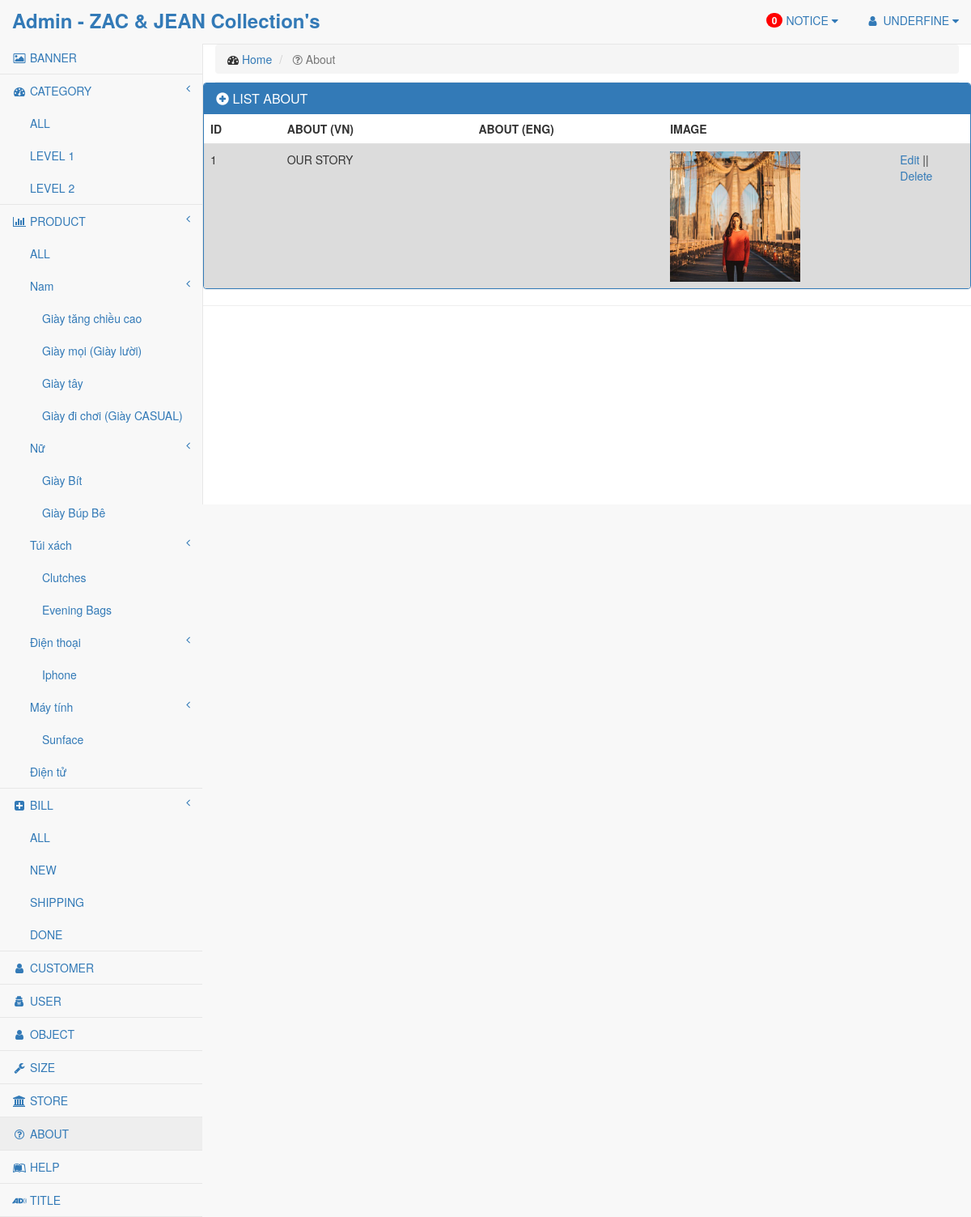
Screenshot of /admin/index.php?page=about with the database file from the repository.
### tables this page shows
CREATE TABLE `category` (
  `id_category` int(11) NOT NULL,
  `category` varchar(120) NOT NULL,
  `category_english` varchar(120) DEFAULT NULL,
  `image` varchar(120) NOT NULL,
  `is_display` int(11) NOT NULL,
  `level` int(11) NOT NULL
);

CREATE TABLE `about` (
  `id_about` int(11) NOT NULL,
  `about` varchar(120) NOT NULL,
  `about_english` varchar(120) DEFAULT NULL,
  `image` text NOT NULL,
  `content` text NOT NULL,
  `content_english` text
);

### admin/index.php (the view, shortened to what the rows shown need)
<?php
include_once("../server/connect.php");
include_once("../server/common.php");
if (isset($_GET['page'])) {
    $page = $_GET['page'];
}
?>
<!DOCTYPE html>
<html lang="en">
    <head>
        <link href="https://maxcdn.bootstrapcdn.com/bootstrap/3.3.7/css/bootstrap.min.css" rel="stylesheet">
        <link href="https://gitcdn.github.io/bootstrap-toggle/2.2.2/css/bootstrap-toggle.min.css" rel="stylesheet">
        <link href="https://cdnjs.cloudflare.com/ajax/libs/metisMenu/2.7.0/metisMenu.min.css" rel="stylesheet">
        <link rel="stylesheet" href="assets/css/style-page-admin.css">
        <link href="https://maxcdn.bootstrapcdn.com/font-awesome/4.7.0/css/font-awesome.min.css" rel="stylesheet">
    </head>
    <body>
            <div id="wrapper">
                <nav class="navbar navbar-default navbar-static-top" role="navigation" style="margin-bottom: 0">
                    <div class="navbar-default sidebar" role="navigation">
                        <div class="sidebar-nav navbar-collapse">
                            <ul class="nav" id="side-menu">
                                <li>
                                    <ul class="nav nav-second-level">
                                        <?php
                                        $data = selectData("category", "level = 0", "*");
                                        for ($i = 0; $i < count($data); $i++) {
                                            $data_sub = selectData("category", "level = '" . $data[$i][0] . "'", "*");
                                            ?>
                                            <li>
                                                <a href="#"><span <?php echo count($data_sub) > 0 ? 'class="fa arrow"' : ''; ?>></span><?php echo $data[$i][1]; ?></a>
                                                <ul class="nav nav-third-level">
                                                    <?php
                                                    for ($j = 0; $j < count($data_sub); $j++) {
                                                        ?>
                                                        <li>
                                                            <a href="?page=product&category=<?php echo $data_sub[$j][0]; ?>"><?php echo $data_sub[$j][1]; ?></a>
                                                        </li>
                                                        <?php
                                                    }
                                                    ?>
                                                </ul>
                                            </li>
                                            <?php
                                        }
                                        ?>
                                    </ul>
                                </li>
                            </ul>
                        </div>
                    </div>
                </nav>
                <div id="page-wrapper">
                    <?php
                    $array_page = array('category', 'product', 'user', 'customer', 'home', 'bill', 'object', 'size', 'banner', 'store', 'about', 'help', 'title', 'sql');
                    if (in_array($page, $array_page)) {
                        include("page/$page.php");
                    }
                    ?>
                </div>
            </div>
    </body>
</html>

### admin/page/about.php (shortened to what the rows shown need)
<div class="row">
    <?php
        if ($act == 'add') {
            $about = addslashes($_POST['dk-about']);
            $about_english = addslashes($_POST['dk-about-english']);
            $hinhanh = $_FILES['dk-image']['name'];
            $content = $_POST['dk-content'];
            $content_english = $_POST['dk-content-english'];
            if (isset($_POST['btn-plus'])) {
                if (!$about || !$content) {
                    $class_alert = "alert alert-danger";
                    $content_notice = "Please input fill info !";
                    modalInfo($class_alert, $content_notice);
                    ?>
                        <script>
                            $('#modalNotice').modal('show');
                            $(document).on('hide.bs.modal','#modalNotice', function () {
                                history.back();
                            });
                        </script>
                    <?php
                } else {
                    $type = pathinfo($_FILES['dk-image']['name'], PATHINFO_EXTENSION);
                    $typeFileAllow = array('png','jpg','jpeg', 'gif', 'png');
                    if ($hinhanh != NULL) {
                        if (in_array($type, $typeFileAllow)){
                            if ($_FILES['dk-image']['size'] > 1048576){
                                $class_alert = "alert alert-danger";
                                $content_notice = "File size > 1Mb !";
                                modalInfo($class_alert, $content_notice);
                                ?>
                                    <script>
                                        $('#modalNotice').modal('show');
                                    </script>
                                <?php
                            } else {
                                $path = "data/about/";
                                $tmp_name = $_FILES['dk-image']['tmp_name'];
                                $name = basename(md5($_FILES['dk-image']['name'].time()).".".$type);
                                $hinhanh = $path.$name;
                                move_uploaded_file($tmp_name,$hinhanh);
                                $insert_about = insertData("about", "about, about_english, image, content, content_english", "'".$about."','".$about_english."','".$hinhanh."','".$content."','".$content_english."'");
                                if ($insert_about) {
                                    $class_alert = "alert alert-success";
                                    $content_notice = "Done !";
                                    modalInfo($class_alert, $content_notice);
                                    ?>
                                        <script>
                                            $('#modalNotice').modal('show');
                                            $(document).on('hide.bs.modal','#modalNotice', function () {
                                                parent.location = "?page=about";
                                            });
                                        </script>
                                    <?php
                                } else {
                                    $class_alert = "alert alert-danger";
                                    $content_notice = "Add about fail !";
                                    modalInfo($class_alert, $content_notice);
                                    ?>
                                        <script>
                                            $('#modalNotice').modal('show');
                                            $(document).on('hide.bs.modal','#modalNotice', function () {
                                                history.back();
                                            });
                                        </script>
                                    <?php
                                }
                            }
                        } else {
                            $class_alert = "alert alert-danger";
                            $content_notice = "File not apply !";
                            modalInfo($class_alert, $content_notice);
                            ?>
                                <script>
                                    $('#modalNotice').modal('show');
                                </script>
                            <?php
                        }
                    }
                }
            }
            echo '
                <div class="panel panel-primary filterable">
                    <div class="panel-heading">
                        <h3 class="panel-title">ABOUT</h3>
                    </div>
                    <div>
                        <form role="form" method="POST" class="form-horizontal" enctype="multipart/form-data">
                            <div class="tab-pane info-register fade in active">
                                <div class="form-group">
                                    <label class="control-label col-sm-2" for="dk-about">About :</label>
                                    <div class="col-sm-4">
                                        <input type="text" class="form-control required" name="dk-about" placeholder="Vietnamese">
                                    </div>
                                    <div class="col-sm-4">
                                        <input type="text" class="form-control" name="dk-about-english" placeholder="English">
                                    </div>
                                </div>
                                <div class="form-group">
                                    <label class="control-label col-sm-2" for="dk-image">Image :</label>
                                    <div class="col-sm-6">
                                        <input type="file" name="dk-image" id="dk-image" />
                                    </div>
                                </div>
                                <div class="form-group">
                                    <label class="control-label col-sm-2" for="dk-content">Content (VN) :</label>
                                    <div class="col-sm-8">
                                        <textarea name="dk-content" style="height: 300px; "></textarea>
                                    </div>
                                </div>
                                <div class="form-group">
                                    <label class="control-label col-sm-2" for="dk-content-english">Content (ENG) :</label>
                                    <div class="col-sm-8">
                                        <textarea name="dk-content-english" style="height: 300px; "></textarea>
                                    </div>
                                </div>
                                <div class="form-group">
                                    <label class="control-label col-sm-2" for="dk-plus"></label>
                                    <div class="col-sm-5">
                                        <button type="submit" name="btn-plus" class="btn btn-primary">Save</button>
                                    </div>
                                </div>
                            </div>
                        </form>
                    </div>
                </div>
                <hr class="hr-no-margin">
            ';
        } else {
            ?>
            <div class="panel panel-primary filterable">
                <table class="table">
                    <thead>
                        <tr class="tr-title">
                            <th style="width: 10%">ID</th>
                            <th style="width: 25%">ABOUT (VN)</th>
                            <th style="width: 25%">ABOUT (ENG)</th>
                            <th style="width: 30%">IMAGE</th>
                            <th style="width: 10%"></th>
                        </tr>
                    </thead>
                    <tbody>
                        <?php
                            $data =  selectData("about", "1=1", "*");
                            for ($i = 0; $i < count($data); $i++) {
                                ?>
                                <tr class="<?php echo $i % 2 == 0 ? 'row-chan' : 'row-le' ?>">
                                    <td><?php echo $data[$i][0] ?></td>
                                    <td><?php echo $data[$i][1] ?></td>
                                    <td><?php echo $data[$i][2] ?></td>
                                    <td><img class="image-banner" src="<?php echo $data[$i][3]; ?>"></td>
                                    <td><a href="index.php?page=about&act=edit&id=<?php echo $data[$i][0]; ?>">Edit</a> ||
                                        <a href="index.php?page=about&act=del&id=<?php echo $data[$i][0]; ?>">Delete</a></td>
                                </tr>
                                <?php
                            }
                        ?>
                    </tbody>
                </table>
            </div>
            <?php
        }
    ?>
</div>

### rows the page displays
category: category "Nam"
category: category "Giày tăng chiều cao"
category: category "Giày mọi (Giày lười)"
category: category "Giày tây"
category: category "Giày đi chơi (Giày CASUAL)"
category: category "Nữ"
category: category "Giày Bít"
category: category "Giày Búp Bê"
category: category "Túi xách"
category: category "Clutches"
category: category "Evening Bags"
category: category "Điện thoại"
category: category "Iphone"
category: category "Máy tính"
category: category "Sunface"
category: category "Điện tử"
about: id_about "1", about "OUR STORY", image (picture)

### other values shown
count($data) "0"
